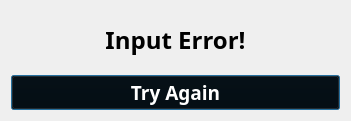
<?xml version="1.0" encoding="UTF-8"?>
<ui version="4.0">
 <class>Dialog</class>
 <widget class="QDialog" name="Dialog">
  <property name="geometry">
   <rect>
    <x>0</x>
    <y>0</y>
    <width>351</width>
    <height>121</height>
   </rect>
  </property>
  <property name="windowTitle">
   <string>Dialog</string>
  </property>
  <layout class="QGridLayout" name="gridLayout">
   <item row="0" column="0">
    <layout class="QVBoxLayout" name="verticalLayout">
     <item>
      <widget class="QLabel" name="label">
       <property name="font">
        <font>
         <family>Atkinson Hyperlegible</family>
         <pointsize>18</pointsize>
         <weight>75</weight>
         <bold>true</bold>
        </font>
       </property>
       <property name="styleSheet">
        <string notr="true"/>
       </property>
       <property name="text">
        <string>Input Error!</string>
       </property>
       <property name="alignment">
        <set>Qt::AlignCenter</set>
       </property>
      </widget>
     </item>
     <item>
      <widget class="QPushButton" name="pushButton">
       <property name="font">
        <font>
         <family>Atkinson Hyperlegible</family>
         <pointsize>14</pointsize>
         <weight>75</weight>
         <bold>true</bold>
        </font>
       </property>
       <property name="styleSheet">
        <string notr="true">color: rgb(255, 255, 255);
background-color: rgb(0, 0, 0);</string>
       </property>
       <property name="text">
        <string>Try Again</string>
       </property>
      </widget>
     </item>
    </layout>
   </item>
  </layout>
 </widget>
 <resources/>
 <connections/>
</ui>
